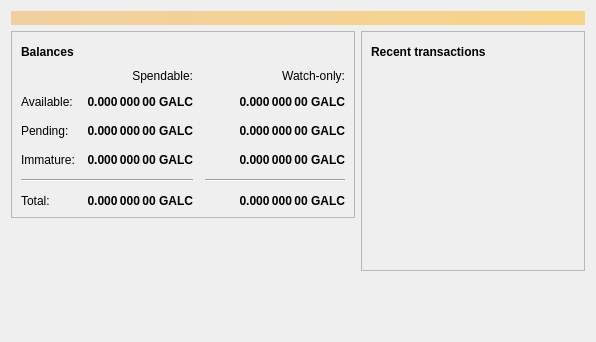
<?xml version="1.0" encoding="UTF-8"?>
<ui version="4.0">
 <class>OverviewPage</class>
 <widget class="QWidget" name="OverviewPage">
  <property name="geometry">
   <rect>
    <x>0</x>
    <y>0</y>
    <width>596</width>
    <height>342</height>
   </rect>
  </property>
  <property name="windowTitle">
   <string>Form</string>
  </property>
  <layout class="QVBoxLayout" name="topLayout">
   <item>
    <widget class="QLabel" name="labelAlerts">
     <property name="visible">
      <bool>false</bool>
     </property>
     <property name="styleSheet">
      <string notr="true">QLabel { background-color: qlineargradient(x1: 0, y1: 0, x2: 1, y2: 0, stop:0 #F0D0A0, stop:1 #F8D488); color:#000000; }</string>
     </property>
     <property name="wordWrap">
      <bool>true</bool>
     </property>
     <property name="margin">
      <number>3</number>
     </property>
     <property name="textInteractionFlags">
      <set>Qt::TextSelectableByMouse</set>
     </property>
    </widget>
   </item>
   <item>
    <layout class="QHBoxLayout" name="horizontalLayout" stretch="1,1">
     <item>
      <layout class="QVBoxLayout" name="verticalLayout_2">
       <item>
        <widget class="QFrame" name="frame">
         <property name="frameShape">
          <enum>QFrame::StyledPanel</enum>
         </property>
         <property name="frameShadow">
          <enum>QFrame::Raised</enum>
         </property>
         <layout class="QVBoxLayout" name="verticalLayout_4">
          <item>
           <layout class="QHBoxLayout" name="horizontalLayout_4">
            <item>
             <widget class="QLabel" name="label_5">
              <property name="font">
               <font>
                <weight>75</weight>
                <bold>true</bold>
               </font>
              </property>
              <property name="text">
               <string>Balances</string>
              </property>
             </widget>
            </item>
            <item>
             <widget class="QPushButton" name="labelWalletStatus">
              <property name="enabled">
               <bool>true</bool>
              </property>
              <property name="maximumSize">
               <size>
                <width>30</width>
                <height>16777215</height>
               </size>
              </property>
              <property name="toolTip">
               <string>The displayed information may be out of date. Your wallet automatically synchronizes with the Girlcoin network after a connection is established, but this process has not completed yet.</string>
              </property>
              <property name="text">
               <string/>
              </property>
              <property name="icon">
               <iconset resource="../bitcoin.qrc">
                <normaloff>:/icons/warning</normaloff>
                <disabledoff>:/icons/warning</disabledoff>:/icons/warning</iconset>
              </property>
              <property name="iconSize">
               <size>
                <width>24</width>
                <height>24</height>
               </size>
              </property>
              <property name="flat">
               <bool>true</bool>
              </property>
             </widget>
            </item>
            <item>
             <spacer name="horizontalSpacer_3">
              <property name="orientation">
               <enum>Qt::Horizontal</enum>
              </property>
              <property name="sizeHint" stdset="0">
               <size>
                <width>40</width>
                <height>20</height>
               </size>
              </property>
             </spacer>
            </item>
           </layout>
          </item>
          <item>
           <layout class="QGridLayout" name="gridLayout">
            <property name="spacing">
             <number>12</number>
            </property>
            <item row="2" column="2">
             <widget class="QLabel" name="labelWatchPending">
              <property name="font">
               <font>
                <weight>75</weight>
                <bold>true</bold>
               </font>
              </property>
              <property name="cursor">
               <cursorShape>IBeamCursor</cursorShape>
              </property>
              <property name="toolTip">
               <string>Unconfirmed transactions to watch-only addresses</string>
              </property>
              <property name="text">
               <string notr="true">0.000 000 00 GALC</string>
              </property>
              <property name="alignment">
               <set>Qt::AlignRight|Qt::AlignTrailing|Qt::AlignVCenter</set>
              </property>
              <property name="textInteractionFlags">
               <set>Qt::LinksAccessibleByMouse|Qt::TextSelectableByKeyboard|Qt::TextSelectableByMouse</set>
              </property>
             </widget>
            </item>
            <item row="2" column="1">
             <widget class="QLabel" name="labelUnconfirmed">
              <property name="font">
               <font>
                <weight>75</weight>
                <bold>true</bold>
               </font>
              </property>
              <property name="cursor">
               <cursorShape>IBeamCursor</cursorShape>
              </property>
              <property name="toolTip">
               <string>Total of transactions that have yet to be confirmed, and do not yet count toward the spendable balance</string>
              </property>
              <property name="text">
               <string notr="true">0.000 000 00 GALC</string>
              </property>
              <property name="alignment">
               <set>Qt::AlignRight|Qt::AlignTrailing|Qt::AlignVCenter</set>
              </property>
              <property name="textInteractionFlags">
               <set>Qt::LinksAccessibleByMouse|Qt::TextSelectableByKeyboard|Qt::TextSelectableByMouse</set>
              </property>
             </widget>
            </item>
            <item row="3" column="2">
             <widget class="QLabel" name="labelWatchImmature">
              <property name="font">
               <font>
                <weight>75</weight>
                <bold>true</bold>
               </font>
              </property>
              <property name="cursor">
               <cursorShape>IBeamCursor</cursorShape>
              </property>
              <property name="toolTip">
               <string>Mined balance in watch-only addresses that has not yet matured</string>
              </property>
              <property name="text">
               <string notr="true">0.000 000 00 GALC</string>
              </property>
              <property name="alignment">
               <set>Qt::AlignRight|Qt::AlignTrailing|Qt::AlignVCenter</set>
              </property>
              <property name="textInteractionFlags">
               <set>Qt::LinksAccessibleByMouse|Qt::TextSelectableByKeyboard|Qt::TextSelectableByMouse</set>
              </property>
             </widget>
            </item>
            <item row="4" column="0" colspan="2">
             <widget class="Line" name="line">
              <property name="orientation">
               <enum>Qt::Horizontal</enum>
              </property>
             </widget>
            </item>
            <item row="4" column="2">
             <widget class="Line" name="lineWatchBalance">
              <property name="sizePolicy">
               <sizepolicy hsizetype="Preferred" vsizetype="Fixed">
                <horstretch>0</horstretch>
                <verstretch>0</verstretch>
               </sizepolicy>
              </property>
              <property name="minimumSize">
               <size>
                <width>140</width>
                <height>0</height>
               </size>
              </property>
              <property name="orientation">
               <enum>Qt::Horizontal</enum>
              </property>
             </widget>
            </item>
            <item row="5" column="0">
             <widget class="QLabel" name="labelTotalText">
              <property name="text">
               <string>Total:</string>
              </property>
             </widget>
            </item>
            <item row="3" column="1">
             <widget class="QLabel" name="labelImmature">
              <property name="font">
               <font>
                <weight>75</weight>
                <bold>true</bold>
               </font>
              </property>
              <property name="cursor">
               <cursorShape>IBeamCursor</cursorShape>
              </property>
              <property name="toolTip">
               <string>Mined balance that has not yet matured</string>
              </property>
              <property name="text">
               <string notr="true">0.000 000 00 GALC</string>
              </property>
              <property name="alignment">
               <set>Qt::AlignRight|Qt::AlignTrailing|Qt::AlignVCenter</set>
              </property>
              <property name="textInteractionFlags">
               <set>Qt::LinksAccessibleByMouse|Qt::TextSelectableByKeyboard|Qt::TextSelectableByMouse</set>
              </property>
             </widget>
            </item>
            <item row="2" column="3">
             <spacer name="horizontalSpacer_2">
              <property name="orientation">
               <enum>Qt::Horizontal</enum>
              </property>
              <property name="sizeHint" stdset="0">
               <size>
                <width>40</width>
                <height>20</height>
               </size>
              </property>
             </spacer>
            </item>
            <item row="3" column="0">
             <widget class="QLabel" name="labelImmatureText">
              <property name="text">
               <string>Immature:</string>
              </property>
             </widget>
            </item>
            <item row="5" column="1">
             <widget class="QLabel" name="labelTotal">
              <property name="font">
               <font>
                <weight>75</weight>
                <bold>true</bold>
               </font>
              </property>
              <property name="cursor">
               <cursorShape>IBeamCursor</cursorShape>
              </property>
              <property name="toolTip">
               <string>Your current total balance</string>
              </property>
              <property name="text">
               <string notr="true">0.000 000 00 GALC</string>
              </property>
              <property name="alignment">
               <set>Qt::AlignRight|Qt::AlignTrailing|Qt::AlignVCenter</set>
              </property>
              <property name="textInteractionFlags">
               <set>Qt::LinksAccessibleByMouse|Qt::TextSelectableByKeyboard|Qt::TextSelectableByMouse</set>
              </property>
             </widget>
            </item>
            <item row="5" column="2">
             <widget class="QLabel" name="labelWatchTotal">
              <property name="font">
               <font>
                <weight>75</weight>
                <bold>true</bold>
               </font>
              </property>
              <property name="cursor">
               <cursorShape>IBeamCursor</cursorShape>
              </property>
              <property name="toolTip">
               <string>Current total balance in watch-only addresses</string>
              </property>
              <property name="text">
               <string notr="true">0.000 000 00 GALC</string>
              </property>
              <property name="alignment">
               <set>Qt::AlignRight|Qt::AlignTrailing|Qt::AlignVCenter</set>
              </property>
              <property name="textInteractionFlags">
               <set>Qt::LinksAccessibleByMouse|Qt::TextSelectableByKeyboard|Qt::TextSelectableByMouse</set>
              </property>
             </widget>
            </item>
            <item row="0" column="2">
             <widget class="QLabel" name="labelWatchonly">
              <property name="text">
               <string>Watch-only:</string>
              </property>
              <property name="alignment">
               <set>Qt::AlignRight|Qt::AlignTrailing|Qt::AlignVCenter</set>
              </property>
             </widget>
            </item>
            <item row="1" column="0">
             <widget class="QLabel" name="labelBalanceText">
              <property name="text">
               <string>Available:</string>
              </property>
             </widget>
            </item>
            <item row="1" column="1">
             <widget class="QLabel" name="labelBalance">
              <property name="font">
               <font>
                <weight>75</weight>
                <bold>true</bold>
               </font>
              </property>
              <property name="cursor">
               <cursorShape>IBeamCursor</cursorShape>
              </property>
              <property name="toolTip">
               <string>Your current spendable balance</string>
              </property>
              <property name="text">
               <string notr="true">0.000 000 00 GALC</string>
              </property>
              <property name="alignment">
               <set>Qt::AlignRight|Qt::AlignTrailing|Qt::AlignVCenter</set>
              </property>
              <property name="textInteractionFlags">
               <set>Qt::LinksAccessibleByMouse|Qt::TextSelectableByKeyboard|Qt::TextSelectableByMouse</set>
              </property>
             </widget>
            </item>
            <item row="1" column="2">
             <widget class="QLabel" name="labelWatchAvailable">
              <property name="font">
               <font>
                <weight>75</weight>
                <bold>true</bold>
               </font>
              </property>
              <property name="cursor">
               <cursorShape>IBeamCursor</cursorShape>
              </property>
              <property name="toolTip">
               <string>Your current balance in watch-only addresses</string>
              </property>
              <property name="text">
               <string notr="true">0.000 000 00 GALC</string>
              </property>
              <property name="alignment">
               <set>Qt::AlignRight|Qt::AlignTrailing|Qt::AlignVCenter</set>
              </property>
              <property name="textInteractionFlags">
               <set>Qt::LinksAccessibleByMouse|Qt::TextSelectableByKeyboard|Qt::TextSelectableByMouse</set>
              </property>
             </widget>
            </item>
            <item row="2" column="0">
             <widget class="QLabel" name="labelPendingText">
              <property name="text">
               <string>Pending:</string>
              </property>
             </widget>
            </item>
            <item row="0" column="1">
             <widget class="QLabel" name="labelSpendable">
              <property name="text">
               <string>Spendable:</string>
              </property>
              <property name="alignment">
               <set>Qt::AlignRight|Qt::AlignTrailing|Qt::AlignVCenter</set>
              </property>
             </widget>
            </item>
           </layout>
          </item>
         </layout>
        </widget>
       </item>
       <item>
        <spacer name="verticalSpacer">
         <property name="orientation">
          <enum>Qt::Vertical</enum>
         </property>
         <property name="sizeHint" stdset="0">
          <size>
           <width>20</width>
           <height>40</height>
          </size>
         </property>
        </spacer>
       </item>
      </layout>
     </item>
     <item>
      <layout class="QVBoxLayout" name="verticalLayout_3">
       <item>
        <widget class="QFrame" name="frame_2">
         <property name="frameShape">
          <enum>QFrame::StyledPanel</enum>
         </property>
         <property name="frameShadow">
          <enum>QFrame::Raised</enum>
         </property>
         <layout class="QVBoxLayout" name="verticalLayout">
          <item>
           <layout class="QHBoxLayout" name="horizontalLayout_2">
            <item>
             <widget class="QLabel" name="label_4">
              <property name="font">
               <font>
                <weight>75</weight>
                <bold>true</bold>
               </font>
              </property>
              <property name="text">
               <string>Recent transactions</string>
              </property>
             </widget>
            </item>
            <item>
             <widget class="QPushButton" name="labelTransactionsStatus">
              <property name="enabled">
               <bool>true</bool>
              </property>
              <property name="maximumSize">
               <size>
                <width>30</width>
                <height>16777215</height>
               </size>
              </property>
              <property name="toolTip">
               <string>The displayed information may be out of date. Your wallet automatically synchronizes with the Girlcoin network after a connection is established, but this process has not completed yet.</string>
              </property>
              <property name="text">
               <string/>
              </property>
              <property name="icon">
               <iconset resource="../bitcoin.qrc">
                <normaloff>:/icons/warning</normaloff>
                <disabledoff>:/icons/warning</disabledoff>:/icons/warning</iconset>
              </property>
              <property name="iconSize">
               <size>
                <width>24</width>
                <height>24</height>
               </size>
              </property>
              <property name="flat">
               <bool>true</bool>
              </property>
             </widget>
            </item>
            <item>
             <spacer name="horizontalSpacer">
              <property name="orientation">
               <enum>Qt::Horizontal</enum>
              </property>
              <property name="sizeHint" stdset="0">
               <size>
                <width>40</width>
                <height>20</height>
               </size>
              </property>
             </spacer>
            </item>
           </layout>
          </item>
          <item>
           <widget class="QListView" name="listTransactions">
            <property name="styleSheet">
             <string notr="true">QListView { background: transparent; }</string>
            </property>
            <property name="frameShape">
             <enum>QFrame::NoFrame</enum>
            </property>
            <property name="verticalScrollBarPolicy">
             <enum>Qt::ScrollBarAlwaysOff</enum>
            </property>
            <property name="horizontalScrollBarPolicy">
             <enum>Qt::ScrollBarAlwaysOff</enum>
            </property>
            <property name="selectionMode">
             <enum>QAbstractItemView::NoSelection</enum>
            </property>
           </widget>
          </item>
         </layout>
        </widget>
       </item>
       <item>
        <spacer name="verticalSpacer_2">
         <property name="orientation">
          <enum>Qt::Vertical</enum>
         </property>
         <property name="sizeHint" stdset="0">
          <size>
           <width>20</width>
           <height>40</height>
          </size>
         </property>
        </spacer>
       </item>
      </layout>
     </item>
    </layout>
   </item>
  </layout>
 </widget>
 <resources/>
 <connections/>
</ui>
